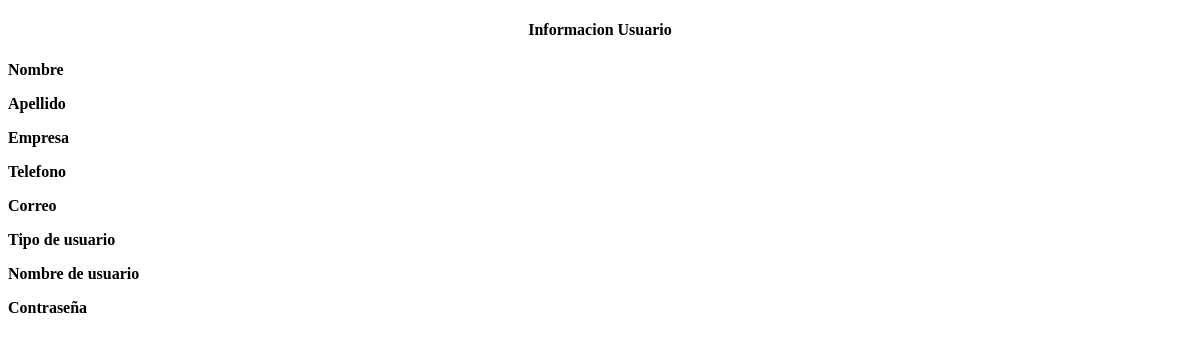
Before: /admin/informacionUsuario.php?nombreUsuario=sapv1994 with the older database file.
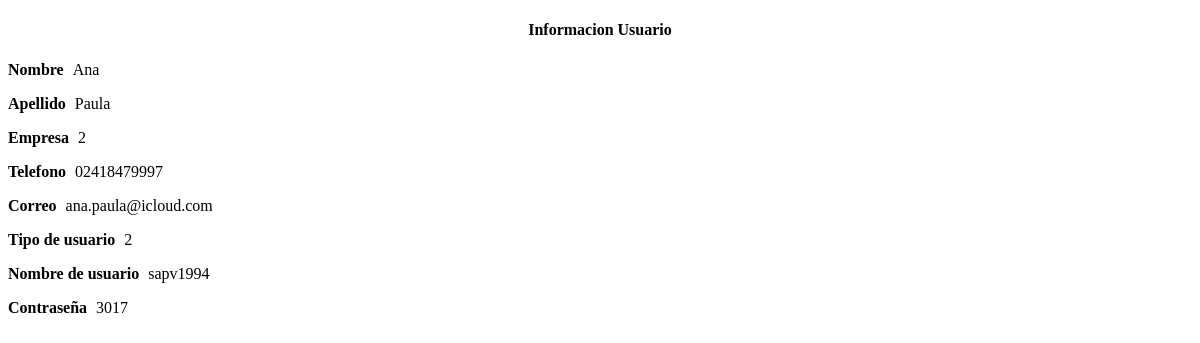
After: the same page with the newer database file.
### tables this page shows
CREATE TABLE IF NOT EXISTS `usuario` (
  `idusuario` int(11) NOT NULL AUTO_INCREMENT,
  `nombre_usuario` varchar(25) NOT NULL,
  `clave` varchar(30) NOT NULL,
  `nombres` varchar(80) NOT NULL,
  `apellidos` varchar(80) NOT NULL,
  `idempresa` int(11) NOT NULL,
  `tipo_usuario` int(11) NOT NULL,
  `correo` varchar(80) NOT NULL,
  `telefono` varchar(200) NOT NULL,
  PRIMARY KEY (`idusuario`),
  KEY `tipo_usuario` (`tipo_usuario`),
  KEY `idempresa` (`idempresa`),
  KEY `nombre_usuario` (`nombre_usuario`)
);

### admin/informacionUsuario.php (the view, shortened to what this page needs)
<!DOCTYPE html PUBLIC "-//W3C//DTD XHTML 1.0 Transitional//EN" "http://www.w3.org/TR/xhtml1/DTD/xhtml1-transitional.dtd">
<html xmlns="http://www.w3.org/1999/xhtml">
<head>
</head>
<body>
<?php
	include("conexion.php");
	$nombreUsuario = $_GET['nombreUsuario'];
	$wsql = "select * from usuario where nombre_usuario='$nombreUsuario'";
	$result = mysql_query($wsql,$link);
	$row = mysql_fetch_array($result);
?>
<div class="widget ">
	<center><h4 class="widgettitle"> Informacion Usuario</h4></center>
    <div class="widgetcontent">
    	<form class="stdform" method="post" action="usuarios.php?accion=nuevo">
        	<p>
                <label><b>Nombre</b></label>
                <span class="field" style="padding:5px;"><?php echo $row['nombres'];?></span>
            </p>
            <p>
                <label><b>Apellido</b></label>
                <span class="field" style="padding:5px;"><?php echo $row['apellidos'];?></span>
            </p>
            <p>
                <label><b>Empresa</b></label>
                <span class="field" style="padding:5px;"><?php echo $row['idempresa'];?></span>
            </p>
            <p>
                <label><b>Telefono</b></label>
                <span class="field" style="padding:5px;"><?php echo $row['telefono'];?></span>
            </p>
            <p>
                <label><b>Correo</b></label>
                <span class="field" style="padding:5px;"><?php echo $row['correo'];?></span>
            </p>
            <p>
                <label><b>Tipo de usuario</b></label>
                <span class="field" style="padding:5px;"><?php echo $row['tipo_usuario'];?></span>
            </p>
            <p>
                <label><b>Nombre de usuario</b></label>
                <span class="field" style="padding:5px;"><?php echo $row['nombre_usuario'];?></span>
            </p>
            <p>
                <label><b>Contraseña</b></label>
                <span class="field" style="padding:5px;"><?php echo $row['clave'];?></span>
            </p>
        </form>
    </div>
</div>
</body>
</html>

Changed rows visible on the page:
added usuario: nombres "Ana", apellidos "Paula", idempresa "2", telefono "02418479997", correo "ana.paula@icloud.com", tipo_usuario "2", nombre_usuario "sapv1994", clave "3017"
